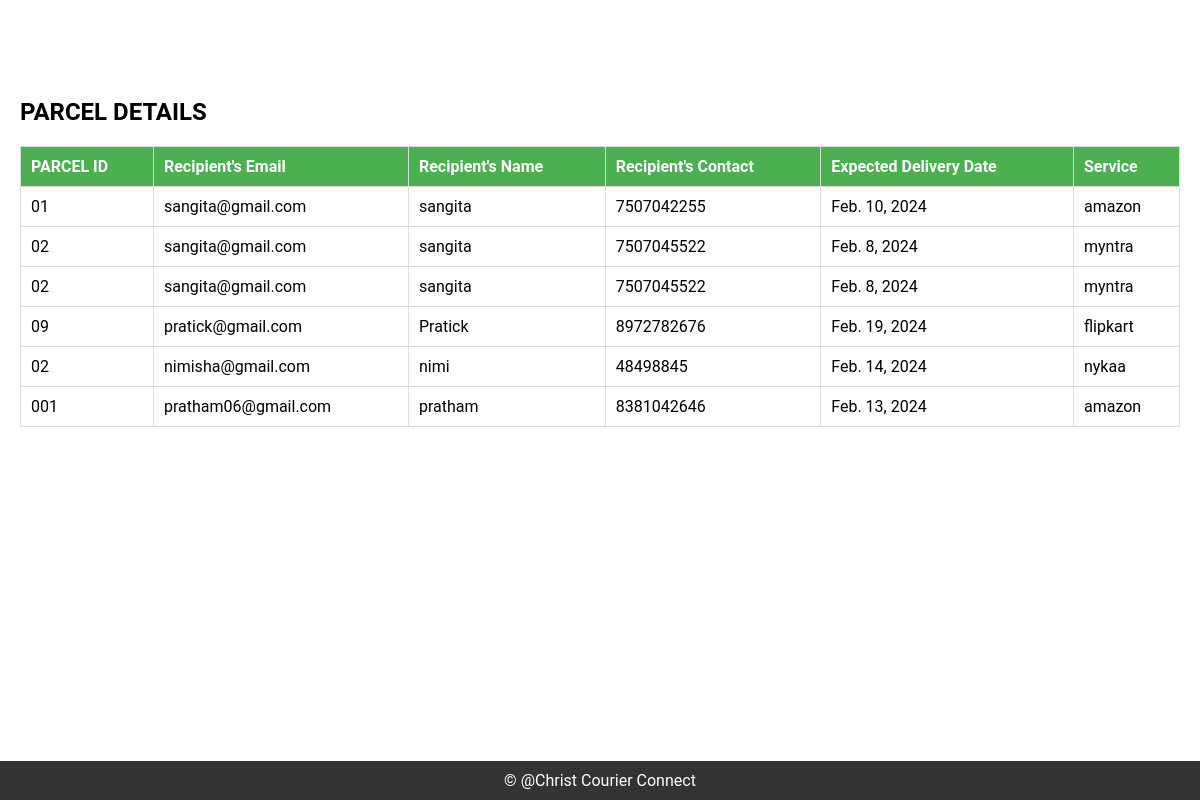
/parcel, run on an earlier commit of the app's database.
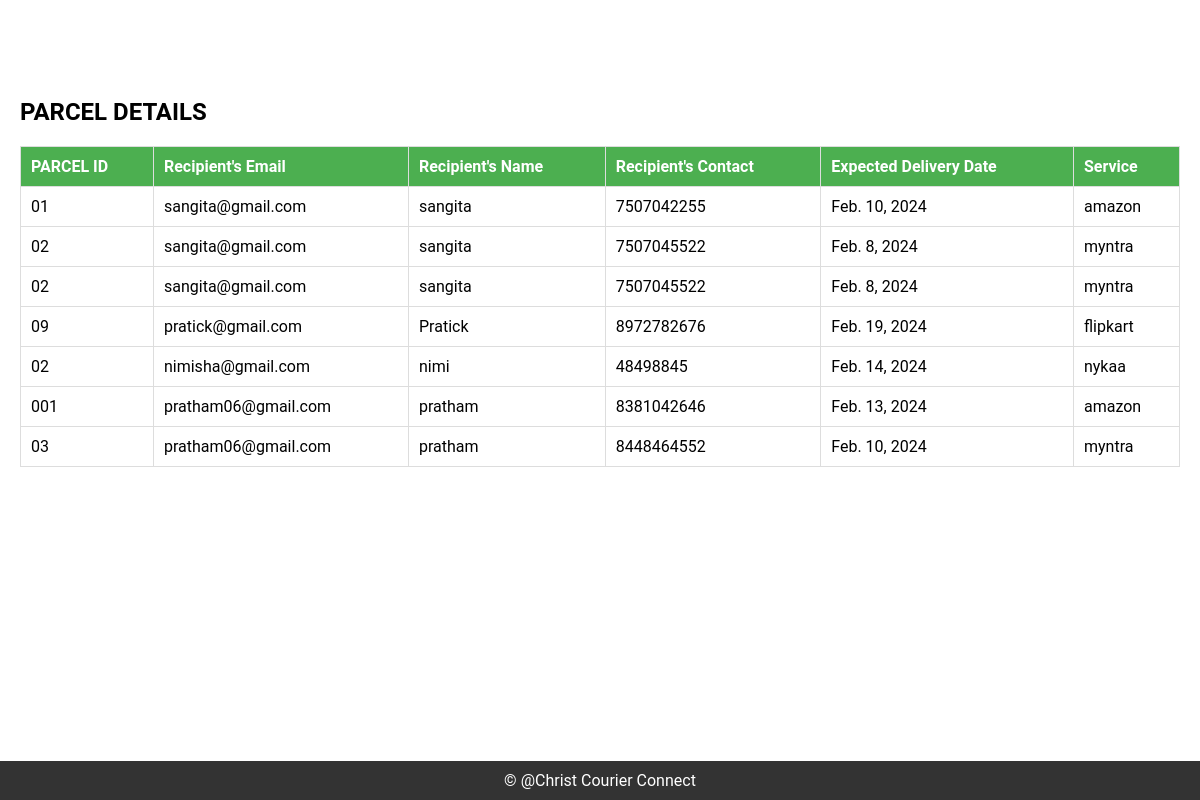
And on a later commit of the database.
### Christcourier/models.py (models this page shows)
class P_Details(models.Model):
    rec_id = models.CharField(max_length=50)
    rec_email = models.CharField(max_length=200)
    rec_name = models.CharField(max_length=200)
    rec_phone = models.CharField(max_length=200)
    reg_date = models.DateField()
    rec_company = models.CharField(max_length=200, choices=Company)

### Christcourier/views.py (the view)
def parcel(request):
    details=P_Details.objects.all()
    return render(request,"admin/parcel.html",{'parcel':details})

### templates/admin/parcel.html (shortened to what this page needs)
</head>
<body>
    <header>
        <h1>Courier Management System - Admin Module</h1>
    </header>
        <section>
            <h2>PARCEL DETAILS</h2>
            <table>
                <thead>
                    <tr>
                        <th>PARCEL ID</th>
                        <th>Recipient's Email</th>
                        <th>Recipient's Name</th>
                        <th>Recipient's Contact</th>
                        <th>Expected Delivery Date</th>
                        <th>Service</th>
                    </tr>
                </thead>
                <tbody>
                    <tr>
                        {% for p in parcel %}
                        <td>{{p.rec_id}}</td>
                        <td>{{p.rec_email}}</td>
                        <td>{{p.rec_name}}</td>
                        <td>{{p.rec_phone}}</td>
                        <td>{{p.reg_date}}</td>
                        <td>{{p.rec_company}}</td>
                    </tr>
                        {% endfor %}
                </tbody>
            </table>
         </section>
    <footer>
        &copy; @Christ Courier Connect
    </footer>
</body>
</html>

What changed in the data, as far as the page shows it:
added P_Details: rec_id "03", rec_email "pratham06@gmail.com", rec_name "pratham", rec_phone "8448464552", reg_date "Feb. 10, 2024", rec_company "myntra"
